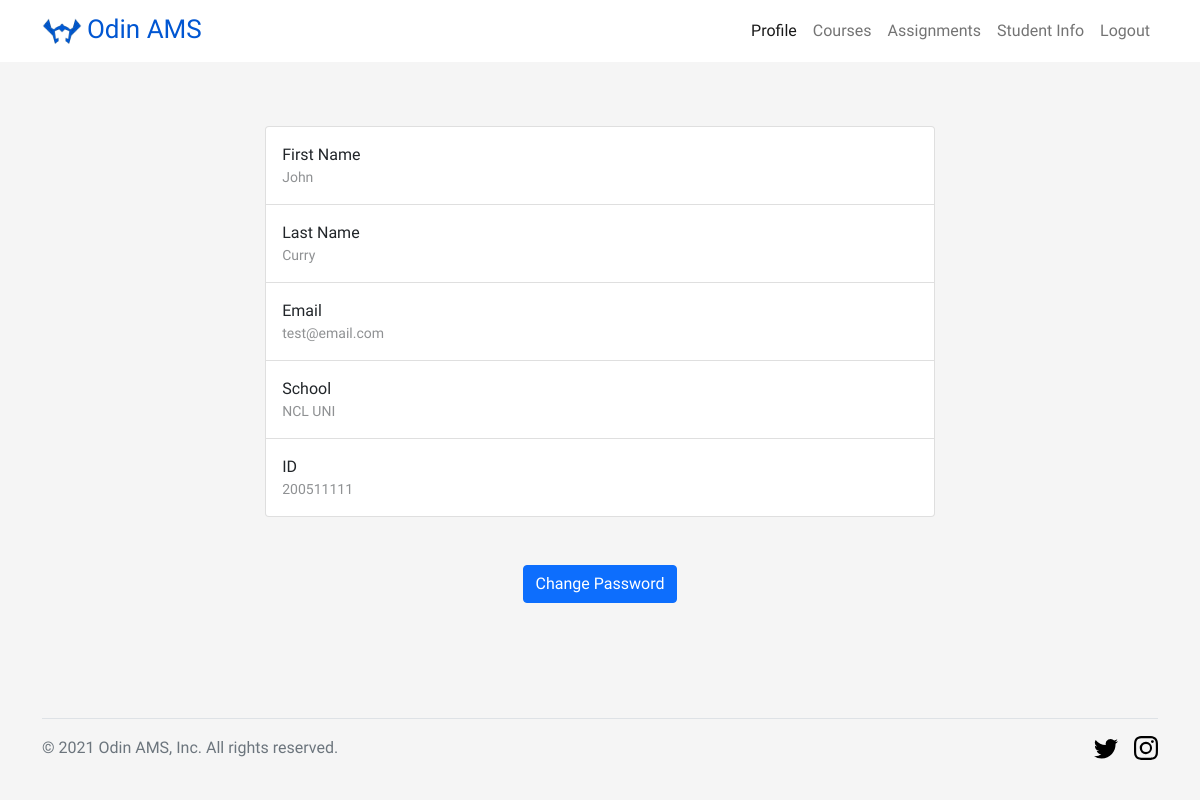
/profile (signed in), run on an earlier commit of the app's database.
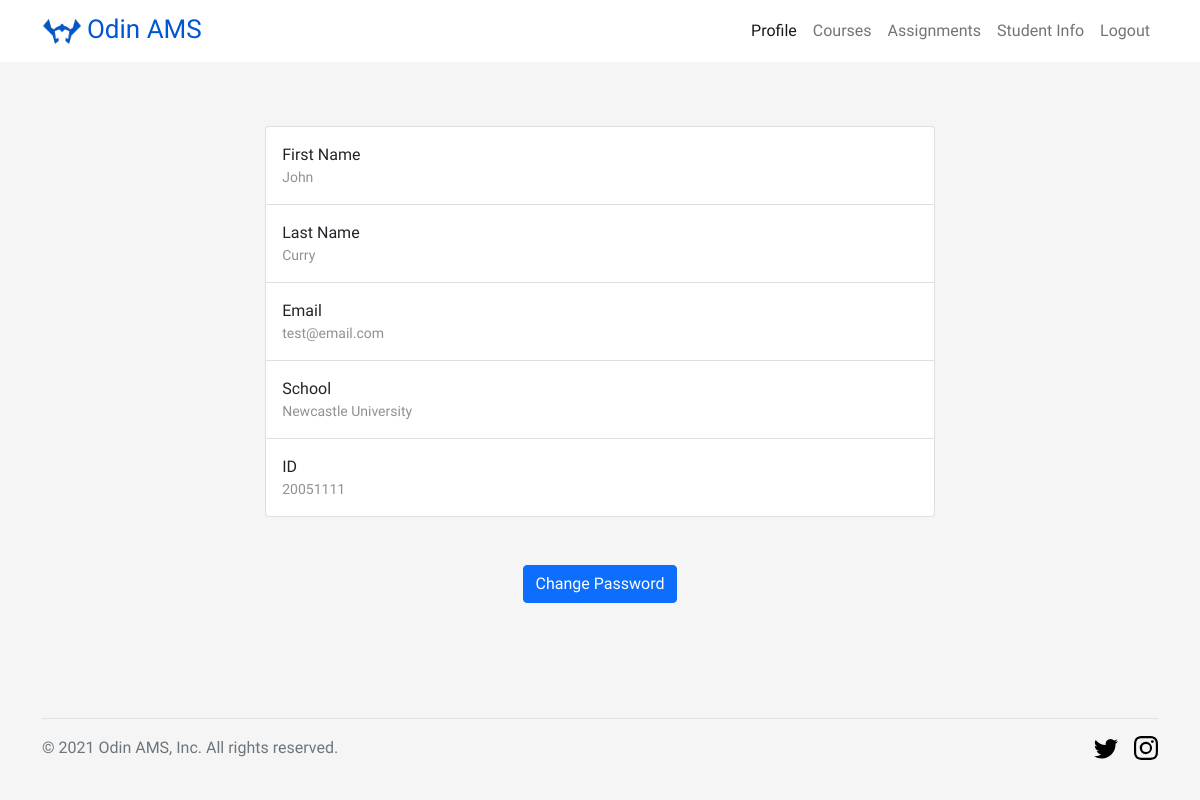
And on a later commit of the database.
### models.py (models this page shows, shortened)
class School(db.Model):
    __tablename__ = 'School'
    ID = db.Column(db.Integer, primary_key=True)
    schoolName = db.Column(db.String(100), nullable=False)

class User(db.Model, UserMixin):
    __tablename__ = 'User'
    email = db.Column(db.String(100), primary_key=True)
    role = db.Column(db.String(10), nullable=False)
    password = db.Column(db.String(300), nullable=False)
    schoolID = db.Column(db.Integer, db.ForeignKey(School.ID), nullable=False)
    firstName = db.Column(db.String(30), nullable=False)
    surname = db.Column(db.String(30), nullable=False)
    UID = db.Column(db.String(36), nullable=False)
    approved = db.Column(db.Boolean, nullable=False)

### users/views.py (the view)
@users_blueprint.route('/profile')
@login_required
@requires_roles('teacher', 'student')
def profile():
    return render_template('profile.html', firstName=current_user.firstName, surname=current_user.surname,
                           email=current_user.email, id=current_user.UID,
                           school=School.query.filter_by(ID=current_user.schoolID).first().schoolName,
                           role=current_user.role)

### app.py (called while the page is built)
def login_required(func):
    @wraps(func)
    def decorated_view(*args, **kwargs):
        if request.method in EXEMPT_METHODS:
            return func(*args, **kwargs)
        elif not current_user.is_authenticated:
            logging.warning('SECURITY - Anonymous invalid access| | |%s', request.remote_addr)
            return current_app.login_manager.unauthorized() and render_template('errors/403.html')
        return func(*args, **kwargs)
    return decorated_view

def requires_roles(*roles):
    def wrapper(f):
        @wraps(f)
        def wrapped(*args, **kwargs):
            if not current_user.is_authenticated:
                return f(*args, **kwargs)
            elif current_user.role not in roles:
                logging.warning('SECURITY - UNAUTHORISED ACCESS ATTEMPT|%s|%s|%s',
                                current_user.UID,
                                current_user.email,
                                request.remote_addr)
                return render_template('errors/403.html')
            return f(*args, **kwargs)
        return wrapped
    return wrapper

    @login_manager.user_loader
    def load_user(email):
        return User.query.get(email)

### templates/profile.html (shortened to what this page needs)
<!DOCTYPE html>
<html>
<head>
    <link rel="stylesheet" href="{{ url_for('static',filename='css/bootstrap.min.css') }}">
    <link rel="stylesheet" href="{{ url_for('static',filename='css/profile.css') }}" >
</head>
<body>
	<header>
		<nav id="header-nav" class="navbar navbar-expand-lg navbar-light">
			<div class="container">
				<a class="navbar-brand" href="{{ url_for('users.welcome') }}">
					<img src="../static/image/logo.png" alt="Logo" width="40" height="37.6" class="d-inline-block align-text-center">
					<span>Odin AMS</span>
				</a>
		        <div id="navbarSupportedContent" class="collapse navbar-collapse">
		           <ul class="navbar-nav ms-auto mb-2 mb-lg-0">
			        	<li class="nav-item">
			            	<a class="nav-link active" href="{{ url_for('users.profile') }}"><span>Profile</span></a>
			            </li>
			            <li class="nav-item">
			            	<a class="nav-link" href="{{ url_for('courses.courses') }}"><span>Courses</span></a>
			            </li>
			            <li class="nav-item">
			            	<a class="nav-link" href="{{ url_for('assignments.assignments') }}"><span>Assignments</span></a>
			            </li>
                       {% if role == 'teacher' %}
			            <li class="nav-item">
			            	<a class="nav-link" href="{{ url_for('users.student_info') }}"><span>Student Info</span></a>
			            </li>
                       {% endif %}
			            <li class="nav-item">
			            	<a class="nav-link" href="{{ url_for('users.logout') }}"><span>Logout</span></a>
			            </li>
		          	</ul>
		        </div>
			</div>
		</nav>
	</header>
	<div class="container">
		<div class="list-group">
		  <label class="list-group-item py-3">
		    First Name
		    <span class="d-block small opacity-50">{{ firstName }}</span>
		  </label>
		  <label class="list-group-item py-3">
		    Last Name
		    <span class="d-block small opacity-50">{{ surname }}</span>
		  </label>
		  <label class="list-group-item py-3">
		    Email
		    <span class="d-block small opacity-50">{{ email }}</span>
		  </label>
		  <label class="list-group-item py-3">
		    School
		    <span class="d-block small opacity-50">{{ school }}</span>
		  </label>
		  <label class="list-group-item py-3">
		    ID
		    <span class="d-block small opacity-50">{{ id }}</span>
		  </label>
		</div>
		<div class="text-center"><a class="btn btn-primary btn-md" href="{{ url_for('users.change_password') }}" type="button">Change Password</a></div>
	</div>
	<footer>
		<div class="container">
			<div class="d-flex flex-wrap justify-content-between align-items-center py-3 my-4 border-top">
				<div class="col-md-4 d-flex align-items-center">
      				<span class="text-muted">&copy; 2021 Odin AMS, Inc. All rights reserved.</span>
   				</div>
    			<ul class="nav col-md-4 justify-content-end list-unstyled d-flex">
      				<li class="ms-3"><a class="text-muted" href="https://twitter.com/UniofNewcastle?ref_src=twsrc%5Egoogle%7Ctwcamp%5Eserp%7Ctwgr%5Eauthor" target="_blank"><svg class="bi" width="24" height="24"><use xlink:href="#twitter"/></svg></a></li>
      				<li class="ms-3"><a class="text-muted" href="https://www.instagram.com/hadjshell/" target="_blank"><svg class="bi" width="24" height="24"><use xlink:href="#instagram"/></svg></a></li>
    			</ul>
			</div>
		</div>
	</footer>
</body>
</html>

What changed in the data, as far as the page shows it:
changed User "John": UID "200511111" → "20051111"
changed School: schoolName "NCL UNI" → "Newcastle University"
